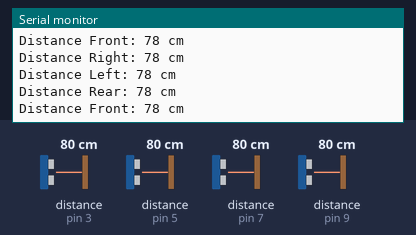
A sketch run on a simulated Arduino Uno, built with avr-gcc and run on an emulated ATmega328P. On the bench: the last lines printed to the serial monitor. Wiring (inferred from the names in the program): 4 × ultrasonic range finder: trigger pin 2, echo pin 3 / trigger pin 4, echo pin 5 / trigger pin 6, echo pin 7 / trigger pin 8, echo pin 9. The test bench sets the inputs (shaded band); at power-on: distance to the obstacle (sensors on pin 3, pin 5, pin 7, pin 9) 80 cm. The echo pulse lasts 58.3 µs per cm.

Above: at 1.2 s.
1.3 s: distance to the obstacle (sensor on pin 3) set to 2 cm
At 2.3 s:
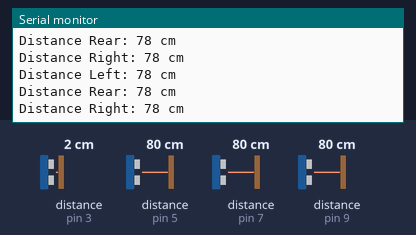
4.3 s: distance to the obstacle (sensor on pin 5) set to 2 cm
At 5.3 s:
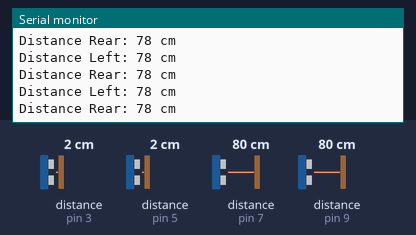
7.3 s: distance to the obstacle (sensor on pin 7) set to 2 cm
At 8.1 s:
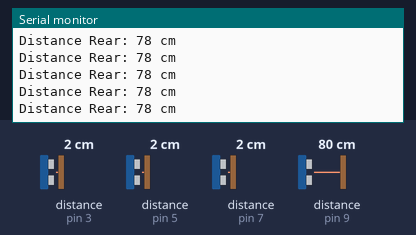
10.3 s: distance to the obstacle (sensor on pin 9) set to 120 cm
At 11.4 s:
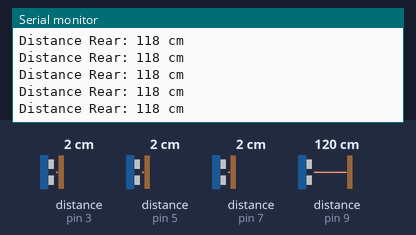
13.3 s: distance to the obstacle (sensor on pin 3) set to 18 cm
At 14.4 s:
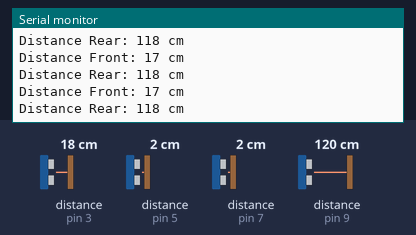
16.3 s: distance to the obstacle (sensor on pin 5) set to 120 cm
At 17.0 s:
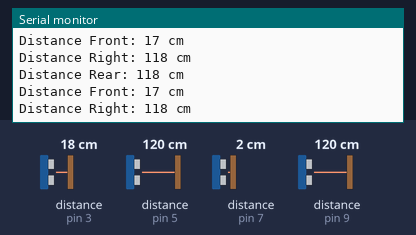

Measured:
- after the input at 10.3 s, the serial monitor: prints a new line after 0.08 s (image 4)
- after the input at 13.3 s, the serial monitor: prints a new line after 0.07 s (image 5)
- after the input at 16.3 s, the serial monitor: prints a new line after 0.11 s (image 6)

The sketch:

ESP8266_EW.ino
```cpp
// ---------------------------------------------------------------- //
// Arduino Ultrasoninc Sensor HC-SR04
// Re-writed by Arbi Abdul Jabbaar
// Using Arduino IDE 1.8.7
// Using HC-SR04 Module
// Tested on 17 September 2019
// ---------------------------------------------------------------- //

#define echoPinFirstFront 3 // attach pin D2 Arduino to pin Echo of HC-SR04
#define echoPinFirstRight 5
#define echoPinFirstLeft 7
#define echoPinFirstRear 9


#define trigPinFirstFront 2 //attach pin D3 Arduino to pin Trig of HC-SR04
#define trigPinFirstRight 4
#define trigPinFirstLeft 6
#define trigPinFirstRear 8


// defines variables
long durationFront; // variable for the duration of sound wave travel
long durationRight;
long durationLeft;
long durationRear;


int distanceFront; // variable for the distance measurement
int distanceRight;
int distanceLeft;
int distanceRear;

//void distanceFront(int tt,int ee);

void setup() {
  pinMode(trigPinFirstFront, OUTPUT); // Sets the trigPin as an OUTPUT
  pinMode(trigPinFirstRight, OUTPUT);
  pinMode(trigPinFirstLeft, OUTPUT);
  pinMode(trigPinFirstRear, OUTPUT);


  pinMode(echoPinFirstFront, INPUT); // Sets the echoPin as an INPUT
  pinMode(echoPinFirstRight, INPUT);
  pinMode(echoPinFirstLeft, INPUT);
  pinMode(echoPinFirstRear, INPUT);

  Serial.begin(9600); // // Serial Communication is starting with 9600 of baudrate speed
  Serial.println("Ultrasonic Sensor HC-SR04 Test"); // print some text in Serial Monitor
  Serial.println("with Arduino UNO R3");
}
void loop() {


  digitalWrite(trigPinFirstFront, LOW);
  delayMicroseconds(2);
  // Sets the trigPin HIGH (ACTIVE) for 10 microseconds
  digitalWrite(trigPinFirstFront, HIGH);
  delayMicroseconds(10);
  digitalWrite(trigPinFirstFront, LOW);
  // Reads the echoPin, returns the sound wave travel time in microseconds
  durationFront = pulseIn(echoPinFirstFront, HIGH);
  // Calculating the distance
  distanceFront = durationFront * 0.034 / 2; // Speed of sound wave divided by 2 (go and back)
  // Displays the distance on the Serial Monitor
  if( distanceFront > 10)
  {
  Serial.print("Distance Front: ");
  Serial.print(distanceFront);
  Serial.println(" cm");

  }


  digitalWrite(trigPinFirstRight, LOW);
  delayMicroseconds(2);
  // Sets the trigPin HIGH (ACTIVE) for 10 microseconds
  digitalWrite(trigPinFirstRight, HIGH);
  delayMicroseconds(10);
  digitalWrite(trigPinFirstRight, LOW);
  // Reads the echoPin, returns the sound wave travel time in microseconds
  durationRight = pulseIn(echoPinFirstRight, HIGH);
  // Calculating the distance
  distanceRight = durationRight * 0.034 / 2; // Speed of sound wave divided by 2 (go and back)
  // Displays the distance on the Serial Monitor
  if(distanceRight > 10)
  {
    Serial.print("Distance Right: ");
    Serial.print(distanceRight);
    Serial.println(" cm");

  }


  digitalWrite(trigPinFirstLeft, LOW);
  delayMicroseconds(2);
  // Sets the trigPin HIGH (ACTIVE) for 10 microseconds
  digitalWrite(trigPinFirstLeft, HIGH);
  delayMicroseconds(10);
  digitalWrite(trigPinFirstLeft, LOW);
  // Reads the echoPin, returns the sound wave travel time in microseconds
  durationLeft = pulseIn(echoPinFirstLeft, HIGH);
  // Calculating the distance
  distanceLeft = durationLeft * 0.034 / 2; // Speed of sound wave divided by 2 (go and back)
  // Displays the distance on the Serial Monitor

  if( distanceLeft > 10)
  {
     Serial.print("Distance Left: ");
      Serial.print(distanceLeft);
      Serial.println(" cm");
  }


   digitalWrite(trigPinFirstRear, LOW);
  delayMicroseconds(2);
  // Sets the trigPin HIGH (ACTIVE) for 10 microseconds
  digitalWrite(trigPinFirstRear, HIGH);
  delayMicroseconds(10);
  digitalWrite(trigPinFirstRear, LOW);
  // Reads the echoPin, returns the sound wave travel time in microseconds
  durationRear = pulseIn(echoPinFirstRear, HIGH);
  // Calculating the distance
  distanceRear = durationRear * 0.034 / 2; // Speed of sound wave divided by 2 (go and back)
  // Displays the distance on the Serial Monitor

  if(distanceRear > 10)
  {
    Serial.print("Distance Rear: ");
    Serial.print(distanceRear);
    Serial.println(" cm");
  }


//    distanceFront(trigPinFirstFront,echoPinFirstFront);
//    distanceFront(trigPinFirstRight,echoPinFirstRight);
//    distanceFront(trigPinFirstLeft,echoPinFirstLeft);
//    distanceFront(trigPinFirstRear,echoPinFirstRear);
//

//  // Clears the trigPin condition
//  digitalWrite(trigPin, LOW);
//  delayMicroseconds(2);
//  // Sets the trigPin HIGH (ACTIVE) for 10 microseconds
//  digitalWrite(trigPin, HIGH);
//  delayMicroseconds(10);
//  digitalWrite(trigPin, LOW);
//  // Reads the echoPin, returns the sound wave travel time in microseconds
//  duration = pulseIn(echoPin, HIGH);
//  // Calculating the distance
//  distance = duration * 0.034 / 2; // Speed of sound wave divided by 2 (go and back)
//  // Displays the distance on the Serial Monitor
//  Serial.print("Distance: ");
//  Serial.print(distance);
//  Serial.println(" cm");
}
//
// void distanceFront(int tt,int ee){
//    int trig = tt;
//    int echo = ee;
//    digitalWrite(tt, LOW);
//  delayMicroseconds(2);
//
//  digitalWrite(tt, HIGH);
//  delayMicroseconds(10);
//  digitalWrite(tt, LOW);
//
//  duration = pulseIn(ee, HIGH);
//
//  distance = duration * 0.034 / 2;
//  Serial.print("Distance: ");
//  Serial.print(distance);
//  Serial.println(" cm");
//
//    }
```
